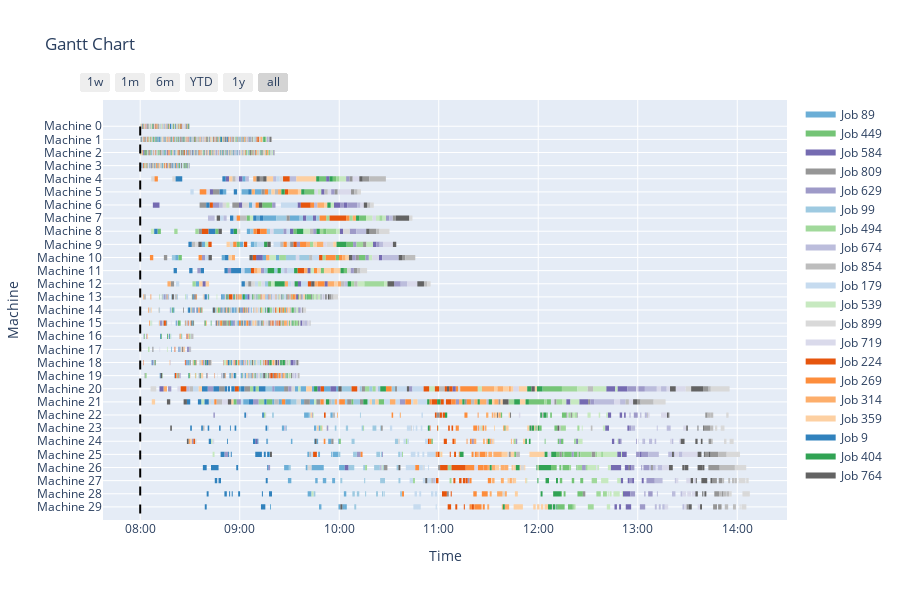

The notebook cell saved with this chart:
### Code cell
import numpy as np
import pandas as pd
import copy
import random
from util.util_load             import read_txt
from util.util_reschedule       import random_events, store_schedule, update_schedule, snapshot
from util.util_display          import plot, pretty_table
from env_action.metaheu         import GeneticAlgorithm
from env_action.action_space    import action_space

maxtime                = 10
maxtimeacceptnewjob    = 150
defectProb             = 0.03

action_name            = ["exact", "GA", "TS", "LFOH", "LAPH", "LAP_LFO", "CDR1", "CDR2", "CDR3", "CDR4", "CDR5", "CDR6"]

J, I, K, p_ijk, h_ijk,   \
d_j, n_j, MC_ji, n_MC_ji,\
OperationPool            = read_txt("DATA/jobs_125.txt")


variables = ['J', 'p_ijk', 'h_ijk', 'n_j', 'MC_ji', 'n_MC_ji']
for var in variables:
    globals()['org_' + var] = copy.deepcopy(globals()[var])

S_k                    = np.zeros((K))
S_j                    = np.zeros((J))
n_ops_left_j           = copy.deepcopy(n_j)
MB_info                = np.zeros((0))

t                      = 0
JSet                   = list(range(J))
OJSet                  = [[] for _ in range(J)]
for j in JSet:
    OJSet[j]           = [i for i in range(int(n_j[j]))]
Oij_on_machine         = [[] for _ in range(K)]

JA_event               = []
MB_event               = [[] for _ in range(K)]
events                 = {}
MB_record              = {}

# Preschedule
pre_GBest, X_ijk, S_ij, C_ij, C_j   = GeneticAlgorithm (S_k, S_j, JSet, OJSet, J, I, K, 
                                                        p_ijk, h_ijk, d_j, n_j, n_ops_left_j, 
                                                        MC_ji, n_MC_ji, OperationPool, maxtime= 1000)
print("preschedule")

fig1 = plot(J, K, n_j, X_ijk, S_ij, C_ij, MB_record, t)
display(fig1)

### Figure 1 — Plotly figure (JSON) as saved in the notebook; plotly's stock layout.template omitted (floating-point values rounded to 4 significant figures; data arrays with more than 128 entries replaced by an {"elided": "..."} marker saying what was removed)
{"data": [{"fill": "toself", "fillcolor": "rgb(107, 174, 214)", "hoverinfo": "name", "legendgroup": "rgb(107, 174, 214)", "mode": "none", "name": "Job 89", "type": "scatter", "x": {"elided": "914 str values"}, "y": {"elided": "914 float values"}}, {"fill": "toself", "fillcolor": "rgb(116, 196, 118)", "hoverinfo": "name", "legendgroup": "rgb(116, 196, 118)", "mode": "none", "name": "Job 449", "type": "scatter", "x": {"elided": "914 str values"}, "y": {"elided": "914 float values"}}, {"fill": "toself", "fillcolor": "rgb(117, 107, 177)", "hoverinfo": "name", "legendgroup": "rgb(117, 107, 177)", "mode": "none", "name": "Job 584", "type": "scatter", "x": {"elided": "859 str values"}, "y": {"elided": "859 float values"}}, {"fill": "toself", "fillcolor": "rgb(150, 150, 150)", "hoverinfo": "name", "legendgroup": "rgb(150, 150, 150)", "mode": "none", "name": "Job 809", "type": "scatter", "x": {"elided": "914 str values"}, "y": {"elided": "914 float values"}}, {"fill": "toself", "fillcolor": "rgb(158, 154, 200)", "hoverinfo": "name", "legendgroup": "rgb(158, 154, 200)", "mode": "none", "name": "Job 629", "type": "scatter", "x": {"elided": "914 str values"}, "y": {"elided": "914 float values"}}, {"fill": "toself", "fillcolor": "rgb(158, 202, 225)", "hoverinfo": "name", "legendgroup": "rgb(158, 202, 225)", "mode": "none", "name": "Job 99", "type": "scatter", "x": {"elided": "859 str values"}, "y": {"elided": "859 float values"}}, {"fill": "toself", "fillcolor": "rgb(161, 217, 155)", "hoverinfo": "name", "legendgroup": "rgb(161, 217, 155)", "mode": "none", "name": "Job 494", "type": "scatter", "x": {"elided": "859 str values"}, "y": {"elided": "859 float values"}}, {"fill": "toself", "fillcolor": "rgb(188, 189, 220)", "hoverinfo": "name", "legendgroup": "rgb(188, 189, 220)", "mode": "none", "name": "Job 674", "type": "scatter", "x": {"elided": "859 str values"}, "y": {"elided": "859 float values"}}, {"fill": "toself", "fillcolor": "rgb(189, 189, 189)", "hoverinfo": "name", "legendgroup": "rgb(189, 189, 189)", "mode": "none", "name": "Job 854", "type": "scatter", "x": {"elided": "859 str values"}, "y": {"elided": "859 float values"}}, {"fill": "toself", "fillcolor": "rgb(198, 219, 239)", "hoverinfo": "name", "legendgroup": "rgb(198, 219, 239)", "mode": "none", "name": "Job 179", "type": "scatter", "x": {"elided": "914 str values"}, "y": {"elided": "914 float values"}}, {"fill": "toself", "fillcolor": "rgb(199, 233, 192)", "hoverinfo": "name", "legendgroup": "rgb(199, 233, 192)", "mode": "none", "name": "Job 539", "type": "scatter", "x": {"elided": "914 str values"}, "y": {"elided": "914 float values"}}, {"fill": "toself", "fillcolor": "rgb(217, 217, 217)", "hoverinfo": "name", "legendgroup": "rgb(217, 217, 217)", "mode": "none", "name": "Job 899", "type": "scatter", "x": {"elided": "914 str values"}, "y": {"elided": "914 float values"}}, {"fill": "toself", "fillcolor": "rgb(218, 218, 235)", "hoverinfo": "name", "legendgroup": "rgb(218, 218, 235)", "mode": "none", "name": "Job 719", "type": "scatter", "x": {"elided": "914 str values"}, "y": {"elided": "914 float values"}}, {"fill": "toself", "fillcolor": "rgb(230, 85, 13)", "hoverinfo": "name", "legendgroup": "rgb(230, 85, 13)", "mode": "none", "name": "Job 224", "type": "scatter", "x": {"elided": "859 str values"}, "y": {"elided": "859 float values"}}, {"fill": "toself", "fillcolor": "rgb(253, 141, 60)", "hoverinfo": "name", "legendgroup": "rgb(253, 141, 60)", "mode": "none", "name": "Job 269", "type": "scatter", "x": {"elided": "914 str values"}, "y": {"elided": "914 float values"}}, {"fill": "toself", "fillcolor": "rgb(253, 174, 107)", "hoverinfo": "name", "legendgroup": "rgb(253, 174, 107)", "mode": "none", "name": "Job 314", "type": "scatter", "x": {"elided": "859 str values"}, "y": {"elided": "859 float values"}}, {"fill": "toself", "fillcolor": "rgb(253, 208, 162)", "hoverinfo": "name", "legendgroup": "rgb(253, 208, 162)", "mode": "none", "name": "Job 359", "type": "scatter", "x": {"elided": "914 str values"}, "y": {"elided": "914 float values"}}, {"fill": "toself", "fillcolor": "rgb(49, 130, 189)", "hoverinfo": "name", "legendgroup": "rgb(49, 130, 189)", "mode": "none", "name": "Job 9", "type": "scatter", "x": {"elided": "859 str values"}, "y": {"elided": "859 float values"}}, {"fill": "toself", "fillcolor": "rgb(49, 163, 84)", "hoverinfo": "name", "legendgroup": "rgb(49, 163, 84)", "mode": "none", "name": "Job 404", "type": "scatter", "x": {"elided": "859 str values"}, "y": {"elided": "859 float values"}}, {"fill": "toself", "fillcolor": "rgb(99, 99, 99)", "hoverinfo": "name", "legendgroup": "rgb(99, 99, 99)", "mode": "none", "name": "Job 764", "type": "scatter", "x": {"elided": "859 str values"}, "y": {"elided": "859 float values"}}, {"legendgroup": "rgb(107, 174, 214)", "marker": {"color": "rgb(107, 174, 214)", "opacity": 0, "size": 1}, "mode": "markers", "name": "", "showlegend": false, "text": {"elided": "366 null values"}, "type": "scatter", "x": {"elided": "366 str values"}, "y": {"elided": "366 int values"}}, {"legendgroup": "rgb(116, 196, 118)", "marker": {"color": "rgb(116, 196, 118)", "opacity": 0, "size": 1}, "mode": "markers", "name": "", "showlegend": false, "text": {"elided": "366 null values"}, "type": "scatter", "x": {"elided": "366 str values"}, "y": {"elided": "366 int values"}}, {"legendgroup": "rgb(117, 107, 177)", "marker": {"color": "rgb(117, 107, 177)", "opacity": 0, "size": 1}, "mode": "markers", "name": "", "showlegend": false, "text": {"elided": "344 null values"}, "type": "scatter", "x": {"elided": "344 str values"}, "y": {"elided": "344 int values"}}, {"legendgroup": "rgb(150, 150, 150)", "marker": {"color": "rgb(150, 150, 150)", "opacity": 0, "size": 1}, "mode": "markers", "name": "", "showlegend": false, "text": {"elided": "366 null values"}, "type": "scatter", "x": {"elided": "366 str values"}, "y": {"elided": "366 int values"}}, {"legendgroup": "rgb(158, 154, 200)", "marker": {"color": "rgb(158, 154, 200)", "opacity": 0, "size": 1}, "mode": "markers", "name": "", "showlegend": false, "text": {"elided": "366 null values"}, "type": "scatter", "x": {"elided": "366 str values"}, "y": {"elided": "366 int values"}}, {"legendgroup": "rgb(158, 202, 225)", "marker": {"color": "rgb(158, 202, 225)", "opacity": 0, "size": 1}, "mode": "markers", "name": "", "showlegend": false, "text": {"elided": "344 null values"}, "type": "scatter", "x": {"elided": "344 str values"}, "y": {"elided": "344 int values"}}, {"legendgroup": "rgb(161, 217, 155)", "marker": {"color": "rgb(161, 217, 155)", "opacity": 0, "size": 1}, "mode": "markers", "name": "", "showlegend": false, "text": {"elided": "344 null values"}, "type": "scatter", "x": {"elided": "344 str values"}, "y": {"elided": "344 int values"}}, {"legendgroup": "rgb(188, 189, 220)", "marker": {"color": "rgb(188, 189, 220)", "opacity": 0, "size": 1}, "mode": "markers", "name": "", "showlegend": false, "text": {"elided": "344 null values"}, "type": "scatter", "x": {"elided": "344 str values"}, "y": {"elided": "344 int values"}}, {"legendgroup": "rgb(189, 189, 189)", "marker": {"color": "rgb(189, 189, 189)", "opacity": 0, "size": 1}, "mode": "markers", "name": "", "showlegend": false, "text": {"elided": "344 null values"}, "type": "scatter", "x": {"elided": "344 str values"}, "y": {"elided": "344 int values"}}, {"legendgroup": "rgb(198, 219, 239)", "marker": {"color": "rgb(198, 219, 239)", "opacity": 0, "size": 1}, "mode": "markers", "name": "", "showlegend": false, "text": {"elided": "366 null values"}, "type": "scatter", "x": {"elided": "366 str values"}, "y": {"elided": "366 int values"}}, {"legendgroup": "rgb(199, 233, 192)", "marker": {"color": "rgb(199, 233, 192)", "opacity": 0, "size": 1}, "mode": "markers", "name": "", "showlegend": false, "text": {"elided": "366 null values"}, "type": "scatter", "x": {"elided": "366 str values"}, "y": {"elided": "366 int values"}}, {"legendgroup": "rgb(217, 217, 217)", "marker": {"color": "rgb(217, 217, 217)", "opacity": 0, "size": 1}, "mode": "markers", "name": "", "showlegend": false, "text": {"elided": "366 null values"}, "type": "scatter", "x": {"elided": "366 str values"}, "y": {"elided": "366 int values"}}, {"legendgroup": "rgb(218, 218, 235)", "marker": {"color": "rgb(218, 218, 235)", "opacity": 0, "size": 1}, "mode": "markers", "name": "", "showlegend": false, "text": {"elided": "366 null values"}, "type": "scatter", "x": {"elided": "366 str values"}, "y": {"elided": "366 int values"}}, {"legendgroup": "rgb(230, 85, 13)", "marker": {"color": "rgb(230, 85, 13)", "opacity": 0, "size": 1}, "mode": "markers", "name": "", "showlegend": false, "text": {"elided": "344 null values"}, "type": "scatter", "x": {"elided": "344 str values"}, "y": {"elided": "344 int values"}}, {"legendgroup": "rgb(253, 141, 60)", "marker": {"color": "rgb(253, 141, 60)", "opacity": 0, "size": 1}, "mode": "markers", "name": "", "showlegend": false, "text": {"elided": "366 null values"}, "type": "scatter", "x": {"elided": "366 str values"}, "y": {"elided": "366 int values"}}, {"legendgroup": "rgb(253, 174, 107)", "marker": {"color": "rgb(253, 174, 107)", "opacity": 0, "size": 1}, "mode": "markers", "name": "", "showlegend": false, "text": {"elided": "344 null values"}, "type": "scatter", "x": {"elided": "344 str values"}, "y": {"elided": "344 int values"}}, {"legendgroup": "rgb(253, 208, 162)", "marker": {"color": "rgb(253, 208, 162)", "opacity": 0, "size": 1}, "mode": "markers", "name": "", "showlegend": false, "text": {"elided": "366 null values"}, "type": "scatter", "x": {"elided": "366 str values"}, "y": {"elided": "366 int values"}}, {"legendgroup": "rgb(49, 130, 189)", "marker": {"color": "rgb(49, 130, 189)", "opacity": 0, "size": 1}, "mode": "markers", "name": "", "showlegend": false, "text": {"elided": "344 null values"}, "type": "scatter", "x": {"elided": "344 str values"}, "y": {"elided": "344 int values"}}, {"legendgroup": "rgb(49, 163, 84)", "marker": {"color": "rgb(49, 163, 84)", "opacity": 0, "size": 1}, "mode": "markers", "name": "", "showlegend": false, "text": {"elided": "344 null values"}, "type": "scatter", "x": {"elided": "344 str values"}, "y": {"elided": "344 int values"}}, {"legendgroup": "rgb(99, 99, 99)", "marker": {"color": "rgb(99, 99, 99)", "opacity": 0, "size": 1}, "mode": "markers", "name": "", "showlegend": false, "text": {"elided": "344 null values"}, "type": "scatter", "x": {"elided": "344 str values"}, "y": {"elided": "344 int values"}}], "layout": {"height": 600, "hovermode": "closest", "legend": {"traceorder": "normal"}, "shapes": [{"line": {"color": "black", "dash": "dash"}, "type": "line", "x0": "2024-07-01T08:00:00", "x1": "2024-07-01T08:00:00", "y0": -0.5, "y1": 29.5}], "showlegend": true, "title": {"text": "Gantt Chart"}, "xaxis": {"rangeselector": {"buttons": [{"count": 7, "label": "1w", "step": "day", "stepmode": "backward"}, {"count": 1, "label": "1m", "step": "month", "stepmode": "backward"}, {"count": 6, "label": "6m", "step": "month", "stepmode": "backward"}, {"count": 1, "label": "YTD", "step": "year", "stepmode": "todate"}, {"count": 1, "label": "1y", "step": "year", "stepmode": "backward"}, {"step": "all"}]}, "showgrid": true, "tickformat": "%H:%M", "title": {"text": "Time"}, "type": "date", "zeroline": false}, "yaxis": {"autorange": false, "range": [-1, 31], "showgrid": true, "ticktext": ["Machine 29", "Machine 28", "Machine 27", "Machine 26", "Machine 25", "Machine 24", "Machine 23", "Machine 22", "Machine 21", "Machine 20", "Machine 19", "Machine 18", "Machine 17", "Machine 16", "Machine 15", "Machine 14", "Machine 13", "Machine 12", "Machine 11", "Machine 10", "Machine 9", "Machine 8", "Machine 7", "Machine 6", "Machine 5", "Machine 4", "Machine 3", "Machine 2", "Machine 1", "Machine 0"], "tickvals": [0, 1, 2, 3, 4, 5, 6, 7, 8, 9, 10, 11, 12, 13, 14, 15, 16, 17, 18, 19, 20, 21, 22, 23, 24, 25, 26, 27, 28, 29], "title": {"text": "Machine"}, "zeroline": false}}}
